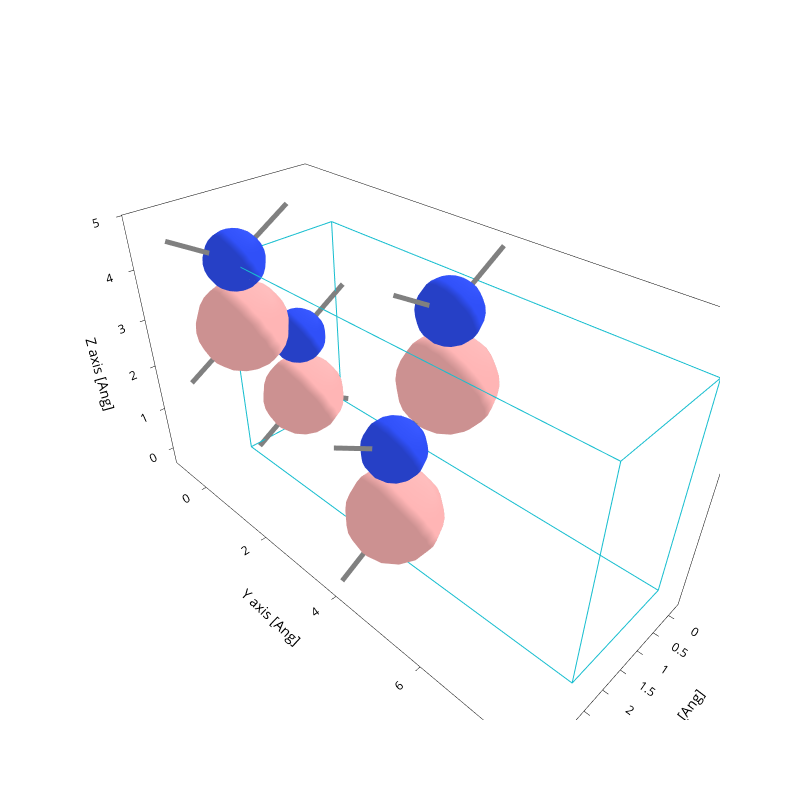

Here is the notebook cell this chart was saved with:
### Code cell
# 1. Plot structure
# path = Path("../dataset/SHARE_OUTPUTS_2_ATOMS/0953-8dcf-411e-ae7b-00f794981cc5") # B-N Overlapped
# path = Path("../dataset/SHARE_OUTPUTS_2_ATOMS/c0e0-7549-496d-82e7-c3f6b1d81e58") # B-N No overlapped

# Boron: Grey
# path = Path("../dataset/SHARE_OUTPUTS_2_ATOMS/2e65-1feb-4df2-8836-e5513b9bade0") # B-B Overlapped
# path = Path("../dataset/SHARE_OUTPUTS_2_ATOMS/7e20-9cdf-4b2c-8134-6cadc8f64c34") # B-B No overlapped
# path = Path("../dataset/SHARE_OUTPUTS_2_ATOMS/a4f7-5d3f-4e50-9eda-87df3bf9ba58") # B-B No overlapped (Pero sí en la siguiente cell)

# path = Path("../dataset/SHARE_OUTPUTS_8_ATOMS/39cf-a27b-42dd-a62e-62556132a798") #Hexagonal
# path = Path("../dataset/SHARE_OUTPUTS_8_ATOMS/11ad-ba95-4a26-8f92-5267f5787553") #Cubic

#Val:
path = Path("../dataset/SHARE_OUTPUTS_2_ATOMS/fc1c-6ab6-4c0e-921e-99710e6fe41b") #N-N Small overlapped
path = Path("../dataset/SHARE_OUTPUTS_2_ATOMS/f016-fb0e-4d5c-b584-4f8987eb5676") #N-N No overlapped

path = Path("../dataset/SHARE_OUTPUTS_2_ATOMS/a4e4-2f64-4e68-a37a-9e84eb767a0c") # B-B No overlapped
path = Path("../dataset/SHARE_OUTPUTS_2_ATOMS/7bbb-6d51-41eb-9de4-329298202ebf") # B-B overlapped

path = Path("../dataset/SHARE_OUTPUTS_8_ATOMS/173e-fad7-4f78-8350-6759a5471596") #Cubic
path = Path("../dataset/SHARE_OUTPUTS_8_ATOMS/4b9b-20df-4fe5-a669-88ff91902e97") #Hexagonal

# Report:
path = Path("../dataset/SHARE_OUTPUTS_8_ATOMS/0b9e-8905-4d8f-aee8-92b8c892c484") # 8 atms cubic
path = Path("../dataset/SHARE_OUTPUTS_8_ATOMS/82b3-4886-4447-b723-43a3ec6aa15c") #8 atm hBN physical

path = Path("../dataset/SHARE_OUTPUTS_64_ATOMS/5dfc-7444-43ac-a2b0-db75f49a7bb9")
path = Path("../dataset/SHARE_OUTPUTS_64_ATOMS/342f-eb3b-4268-820f-747c3936102b")
path = Path("../dataset/SHARE_OUTPUTS_64_ATOMS/16d6-8097-4bb8-9819-38b7f0f4dfad")

# Report:
path = Path("../dataset/SHARE_OUTPUTS_2_ATOMS/d249-97ce-4fdf-8948-cfce4078c8ac") # Training B-N overlap
path = Path("../dataset/SHARE_OUTPUTS_2_ATOMS/0a4c-6759-46e6-bf5e-6439eefcaad2") # Val B-N no overlap
path = Path("../dataset/SHARE_OUTPUTS_2_ATOMS/abf6-ddbd-4c06-b266-c1d188d0f599") # Training B-B nears
path = Path("../dataset/SHARE_OUTPUTS_2_ATOMS/f7bc-fcea-4f67-9e15-4bd1ef5678df") # Val B-B overlap --
path = Path("../dataset/SHARE_OUTPUTS_2_ATOMS/e486-4f49-4560-a4d2-0363fd9b5157") # Training N-N overlap
path = Path("../dataset/SHARE_OUTPUTS_2_ATOMS/2aa6-e839-4ca4-9e63-0cc27be5f76f") # Val N-N Overlap
path = Path("../dataset/SHARE_OUTPUTS_2_ATOMS/18a7-265b-4fbf-aae4-52fb83b4760f"), # Val N-N Overlap AMBOS 2-8 Y 2-8-64

path = Path("../dataset/SHARE_OUTPUTS_8_ATOMS/e1df-2940-4ada-b9c0-d210a6bb2a19") # Training cubic BN
path = Path("../dataset/SHARE_OUTPUTS_8_ATOMS/4ed6-914e-4aa3-923a-53c873f0cc31") # Val cubic BN 5e9e-df50-4bd8-861a-b544fa2116fe
path = Path("../dataset/SHARE_OUTPUTS_8_ATOMS/2800-0707-4395-86fa-85a2b8ed818b") # Training non physical hBN
path = Path("../dataset/SHARE_OUTPUTS_8_ATOMS/33ef-ca33-4bf0-a36e-6e852deab7b5") # VAl non physical hBN --
path = Path("../dataset/SHARE_OUTPUTS_8_ATOMS/d4f5-6b48-494f-b1de-c7e944c09f38") # Training physical hBN
path = Path("../dataset/SHARE_OUTPUTS_8_ATOMS/5721-4d12-41f2-9f31-f7ee4fcf1096") # Val physical hBN

path = Path("../dataset/SHARE_OUTPUTS_64_ATOMS/99a9-5416-41e9-940d-70653c6897f9") # Training 64 of 2-8-64 and 64
path = Path("../dataset/SHARE_OUTPUTS_64_ATOMS/787c-11ce-4307-b603-b6c431698245") # Training 64 of 2-8-64 and 64
path = Path("../dataset/SHARE_OUTPUTS_64_ATOMS/806e-3a78-4e32-9aeb-35dc6e0df137")  # Val 64 of 2-8-64 and 64
path = Path("../dataset/SHARE_OUTPUTS_64_ATOMS/90b9-0d95-49d2-87ed-bd09def740fa") # Val 64 of 2-8-64
path = Path("../dataset/SHARE_OUTPUTS_64_ATOMS/13df-16c2-48b8-aa26-9b0b4b906db2") # Val 64 of 64


path = Path("../dataset/SHARE_OUTPUTS_8_ATOMS/e0f4-41e6-4ebc-a38b-f41adc8a7e1f")



print("Plotting structure...")
file = sisl.get_sile(path / "aiida.fdf")
fig = file.plot.geometry(axes="xyz")
# filepath = savedir_struct / f"{n_atoms}atm_{structure}.png"
# fig.write_image(str(filepath))
fig.update_layout(
    autosize=False,
    width=800,
    height=800,
    showlegend=False,
)
fig.show()
file.read_geometry().atoms.Z

### Figure 1 — Plotly figure (JSON) as saved in the notebook; plotly's stock layout.template omitted (floating-point values rounded to 4 significant figures; data arrays with more than 128 entries replaced by an {"elided": "..."} marker saying what was removed)
{"data": [{"line": {"color": "gray", "width": 10}, "meta": {}, "mode": "lines", "name": "Bonds", "opacity": 1, "type": "scatter3d", "x": {"elided": "378 float values"}, "y": {"elided": "378 float values"}, "z": {"elided": "378 float values"}}, {"alphahull": 0, "color": "#3050F8", "hovertemplate": "%{meta.position}", "legendgroup": "Atoms", "meta": {"meta": {"Atoms_i": 0}, "position": "(2.29, 0.00, 4.11)"}, "name": "Atoms", "opacity": 1, "showlegend": true, "showscale": false, "type": "mesh3d", "x": {"elided": "225 float values"}, "y": {"elided": "225 float values"}, "z": {"elided": "225 float values"}}, {"alphahull": 0, "color": "#3050F8", "hovertemplate": "%{meta.position}", "legendgroup": "Atoms", "meta": {"meta": {"Atoms_i": 1}, "position": "(1.05, 4.04, 4.13)"}, "name": "Atoms", "opacity": 1, "showlegend": false, "showscale": false, "type": "mesh3d", "x": {"elided": "225 float values"}, "y": {"elided": "225 float values"}, "z": {"elided": "225 float values"}}, {"alphahull": 0, "color": "#3050F8", "hovertemplate": "%{meta.position}", "legendgroup": "Atoms", "meta": {"meta": {"Atoms_i": 2}, "position": "(1.05, 0.01, 2.08)"}, "name": "Atoms", "opacity": 1, "showlegend": false, "showscale": false, "type": "mesh3d", "x": {"elided": "225 float values"}, "y": {"elided": "225 float values"}, "z": {"elided": "225 float values"}}, {"alphahull": 0, "color": "#3050F8", "hovertemplate": "%{meta.position}", "legendgroup": "Atoms", "meta": {"meta": {"Atoms_i": 3}, "position": "(2.29, 4.04, 2.07)"}, "name": "Atoms", "opacity": 1, "showlegend": false, "showscale": false, "type": "mesh3d", "x": {"elided": "225 float values"}, "y": {"elided": "225 float values"}, "z": {"elided": "225 float values"}}, {"alphahull": 0, "color": "#FFB5B5", "hovertemplate": "%{meta.position}", "legendgroup": "Atoms", "meta": {"meta": {"Atoms_i": 4}, "position": "(2.30, 0.01, 2.80)"}, "name": "Atoms", "opacity": 1, "showlegend": false, "showscale": false, "type": "mesh3d", "x": {"elided": "225 float values"}, "y": {"elided": "225 float values"}, "z": {"elided": "225 float values"}}, {"alphahull": 0, "color": "#FFB5B5", "hovertemplate": "%{meta.position}", "legendgroup": "Atoms", "meta": {"meta": {"Atoms_i": 5}, "position": "(1.04, 4.04, 2.79)"}, "name": "Atoms", "opacity": 1, "showlegend": false, "showscale": false, "type": "mesh3d", "x": {"elided": "225 float values"}, "y": {"elided": "225 float values"}, "z": {"elided": "225 float values"}}, {"alphahull": 0, "color": "#FFB5B5", "hovertemplate": "%{meta.position}", "legendgroup": "Atoms", "meta": {"meta": {"Atoms_i": 6}, "position": "(1.04, 0.00, 0.63)"}, "name": "Atoms", "opacity": 1, "showlegend": false, "showscale": false, "type": "mesh3d", "x": {"elided": "225 float values"}, "y": {"elided": "225 float values"}, "z": {"elided": "225 float values"}}, {"alphahull": 0, "color": "#FFB5B5", "hovertemplate": "%{meta.position}", "legendgroup": "Atoms", "meta": {"meta": {"Atoms_i": 7}, "position": "(2.29, 4.05, 0.65)"}, "name": "Atoms", "opacity": 1, "showlegend": false, "showscale": false, "type": "mesh3d", "x": {"elided": "225 float values"}, "y": {"elided": "225 float values"}, "z": {"elided": "225 float values"}}, {"meta": {}, "mode": "lines", "name": "Unit cell", "type": "scatter3d", "x": [0.0, 0.0, 2.494, 2.494, 0.0, 0.0, NaN, 0.0, 0.0, 0.0, 2.494, 2.494, 0.0, NaN, 2.494, 2.494, NaN, 2.494, 2.494], "y": [0.0, 7.967, 7.967, 7.967, 7.967, 7.967, NaN, 7.967, 0.0, 0.0, 0.0, 0.0, 0.0, NaN, 7.967, 0.0, NaN, 7.967, 0.0], "z": [0.0, 0.0, 0.0, 4.2, 4.2, 0.0, NaN, 4.2, 4.2, 0.0, 0.0, 4.2, 4.2, NaN, 0.0, 0.0, NaN, 4.2, 4.2]}], "layout": {"autosize": false, "height": 800, "scene": {"aspectmode": "data", "xaxis": {"title": {"text": "X axis [Ang]"}}, "yaxis": {"title": {"text": "Y axis [Ang]"}}, "zaxis": {"title": {"text": "Z axis [Ang]"}}}, "showlegend": false, "width": 800, "xaxis": {"scaleanchor": "y", "scaleratio": 1, "title": {"text": "X axis [Ang]"}}, "yaxis": {"title": {"text": "Y axis [Ang]"}}}}
